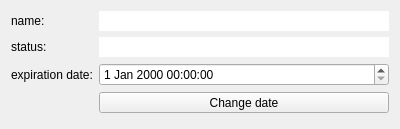
<?xml version="1.0" encoding="UTF-8"?>
<ui version="4.0">
 <class>Form</class>
 <widget class="QWidget" name="Form">
  <property name="geometry">
   <rect>
    <x>0</x>
    <y>0</y>
    <width>400</width>
    <height>129</height>
   </rect>
  </property>
  <property name="windowTitle">
   <string>Form</string>
  </property>
  <layout class="QFormLayout" name="formLayout">
   <item row="0" column="0">
    <widget class="QLabel" name="label_6">
     <property name="text">
      <string>name:</string>
     </property>
    </widget>
   </item>
   <item row="0" column="1">
    <widget class="QLineEdit" name="wf_name">
     <property name="frame">
      <bool>false</bool>
     </property>
     <property name="readOnly">
      <bool>true</bool>
     </property>
    </widget>
   </item>
   <item row="1" column="0">
    <widget class="QLabel" name="label_2">
     <property name="text">
      <string>status:</string>
     </property>
    </widget>
   </item>
   <item row="1" column="1">
    <widget class="QLineEdit" name="wf_status">
     <property name="frame">
      <bool>false</bool>
     </property>
     <property name="readOnly">
      <bool>true</bool>
     </property>
    </widget>
   </item>
   <item row="2" column="0">
    <widget class="QLabel" name="label">
     <property name="text">
      <string>expiration date:</string>
     </property>
    </widget>
   </item>
   <item row="2" column="1">
    <widget class="QDateTimeEdit" name="dateTimeEdit_expiration"/>
   </item>
   <item row="3" column="1">
    <widget class="QToolButton" name="toolButton_change_exp_date">
     <property name="sizePolicy">
      <sizepolicy hsizetype="Minimum" vsizetype="Fixed">
       <horstretch>0</horstretch>
       <verstretch>0</verstretch>
      </sizepolicy>
     </property>
     <property name="focusPolicy">
      <enum>Qt::StrongFocus</enum>
     </property>
     <property name="text">
      <string>Change date</string>
     </property>
     <property name="toolButtonStyle">
      <enum>Qt::ToolButtonTextOnly</enum>
     </property>
    </widget>
   </item>
  </layout>
 </widget>
 <resources/>
 <connections/>
</ui>
